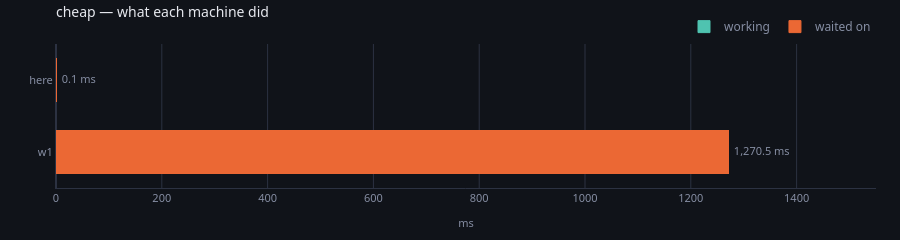

Notebook source saved alongside this figure:
### Markdown cell above
## The column that only exists up here

`waiting_us` is the round trip **minus** what actually ran over there: the wire,
the queue and the codec. Neither half of that subtraction belongs to a node,
which is why no per-node view can produce it and why this one is worth drawing.

It is the answer to *was sending it worth it*, and the answer is usually obvious
the moment it is a picture.

### Code cell
machines(store, run="cheap")

### Figure 1 — Plotly figure (JSON) as saved in the notebook; plotly's stock layout.template omitted (floating-point values rounded to 4 significant figures)
{"data": [{"customdata": [[4, 4, "b", "40% busy of 20 · 62% memory · up 0s"], [0, 4, "a", "said nothing about itself"]], "hovertemplate": "<b>%{y}</b> — working<br>%{x:.1f} ms<br>%{customdata[0]} slices, %{customdata[1]} runs<br>%{customdata[2]}<br>%{customdata[3]}<extra></extra>", "marker": {"color": "#4fc3b0", "line": {"color": "#4fc3b0", "width": 1.0}}, "name": "working", "orientation": "h", "type": "bar", "x": [0.086, 0.058], "y": ["w1", "here"]}, {"customdata": [[4, 4, "b", "40% busy of 20 · 62% memory · up 0s"], [0, 4, "a", "said nothing about itself"]], "hovertemplate": "<b>%{y}</b> — waited on<br>%{x:.1f} ms<br>%{customdata[0]} slices, %{customdata[1]} runs<br>%{customdata[2]}<br>%{customdata[3]}<extra></extra>", "marker": {"color": "#eb6834", "line": {"color": "#eb6834", "width": 1.0}}, "name": "waited on", "orientation": "h", "type": "bar", "x": [1270.0, 0.0], "y": ["w1", "here"]}, {"cliponaxis": false, "hoverinfo": "skip", "mode": "text", "showlegend": false, "text": ["  1,270.5 ms", "  0.1 ms"], "textfont": {"color": "#868ea3", "size": 11}, "textposition": "middle right", "type": "scatter", "x": [1271.0, 0.058], "y": ["w1", "here"]}], "layout": {"bargap": 0.4, "barmode": "stack", "font": {"color": "#e7e9ef", "family": "system-ui, -apple-system, Segoe UI, Roboto, sans-serif", "size": 12}, "height": 210, "hoverlabel": {"align": "left", "bgcolor": "#1a1e28", "bordercolor": "#2c3242", "font": {"color": "#e7e9ef", "family": "system-ui, -apple-system, Segoe UI, Roboto, sans-serif"}}, "legend": {"bgcolor": "rgba(0,0,0,0)", "font": {"color": "#868ea3"}, "orientation": "h", "traceorder": "normal", "x": 1, "xanchor": "right", "y": 1.02, "yanchor": "bottom"}, "margin": {"b": 44, "l": 56, "r": 24, "t": 44}, "paper_bgcolor": "#101319", "plot_bgcolor": "#101319", "title": {"font": {"size": 14}, "text": "cheap — what each machine did", "x": 0, "xanchor": "left", "xref": "paper", "y": 0.97, "yanchor": "top"}, "xaxis": {"gridcolor": "#2c3242", "linecolor": "#2c3242", "range": [0, 1550.0], "tickfont": {"color": "#868ea3", "size": 11}, "title": {"font": {"color": "#868ea3", "size": 11}, "text": "ms"}, "zerolinecolor": "#2c3242"}, "yaxis": {"automargin": true, "gridcolor": "#2c3242", "linecolor": "#2c3242", "showgrid": false, "tickfont": {"color": "#868ea3", "size": 11}, "title": {"font": {"color": "#868ea3", "size": 11}}, "zerolinecolor": "#2c3242"}}}
